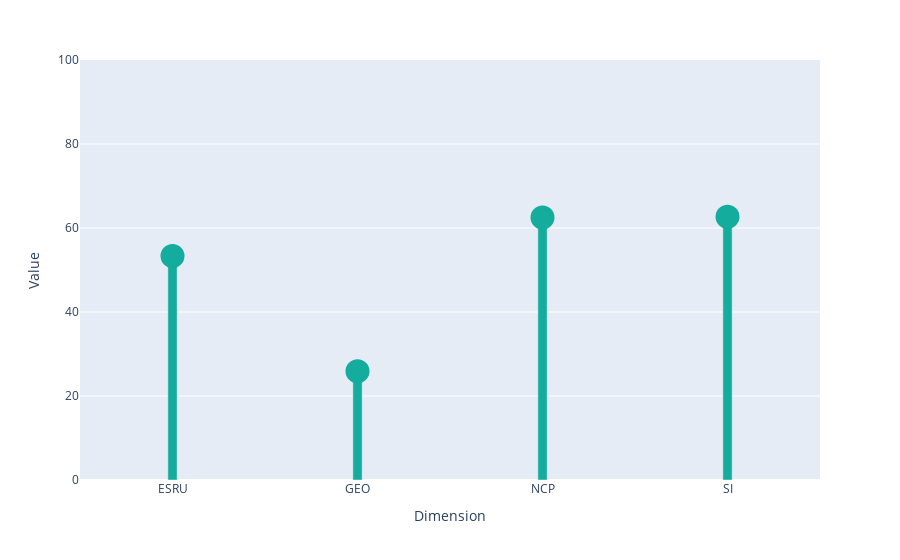

Notebook source saved alongside this figure:
### Code cell
df = data[data.Aggregation == 'Dimension'].groupby('Variable').mean().reset_index()

fig = px.scatter(df,
                x='Variable',
                y='Value',
                size=[8 for i in range(4)],
                color=['blue', 'blue', 'blue', 'blue'],
                 labels={
                     "Variable": "Dimension",
                 },
                )

fig.update_traces(marker=dict(size=12,
                              line=dict(width=12,
                                        color='#14ac9c')),
                  selector=dict(mode='markers'))


fig.add_trace(go.Bar(y=df['Value'], x=df['Variable'],
                     width=[5e-2 for i in range(4)],
                    marker_color=['#14ac9c', '#14ac9c', '#14ac9c', '#14ac9c']))

fig.update_layout(showlegend=False,hovermode=False)
fig.update_yaxes(range=[0, 100])

fig

### Figure 1 — Plotly figure (JSON) as saved in the notebook; plotly's stock layout.template omitted (floating-point values rounded to 4 significant figures)
{"data": [{"hovertemplate": "color=blue<br>Dimension=%{x}<br>Value=%{y}<br>size=%{marker.size}<extra></extra>", "legendgroup": "blue", "marker": {"color": "#636efa", "line": {"color": "#14ac9c", "width": 12}, "size": 12, "sizemode": "area", "sizeref": 0.02, "symbol": "circle"}, "mode": "markers", "name": "blue", "orientation": "v", "showlegend": true, "type": "scatter", "x": ["ESRU", "GEO", "NCP", "SI"], "xaxis": "x", "y": [53.34, 25.89, 62.51, 62.69], "yaxis": "y"}, {"marker": {"color": ["#14ac9c", "#14ac9c", "#14ac9c", "#14ac9c"]}, "type": "bar", "width": [0.05, 0.05, 0.05, 0.05], "x": ["ESRU", "GEO", "NCP", "SI"], "y": [53.34, 25.89, 62.51, 62.69]}], "layout": {"hovermode": false, "legend": {"itemsizing": "constant", "title": {"text": "color"}, "tracegroupgap": 0}, "margin": {"t": 60}, "showlegend": false, "xaxis": {"anchor": "y", "domain": [0, 1], "title": {"text": "Dimension"}}, "yaxis": {"anchor": "x", "domain": [0, 1], "range": [0, 100], "title": {"text": "Value"}}}}
